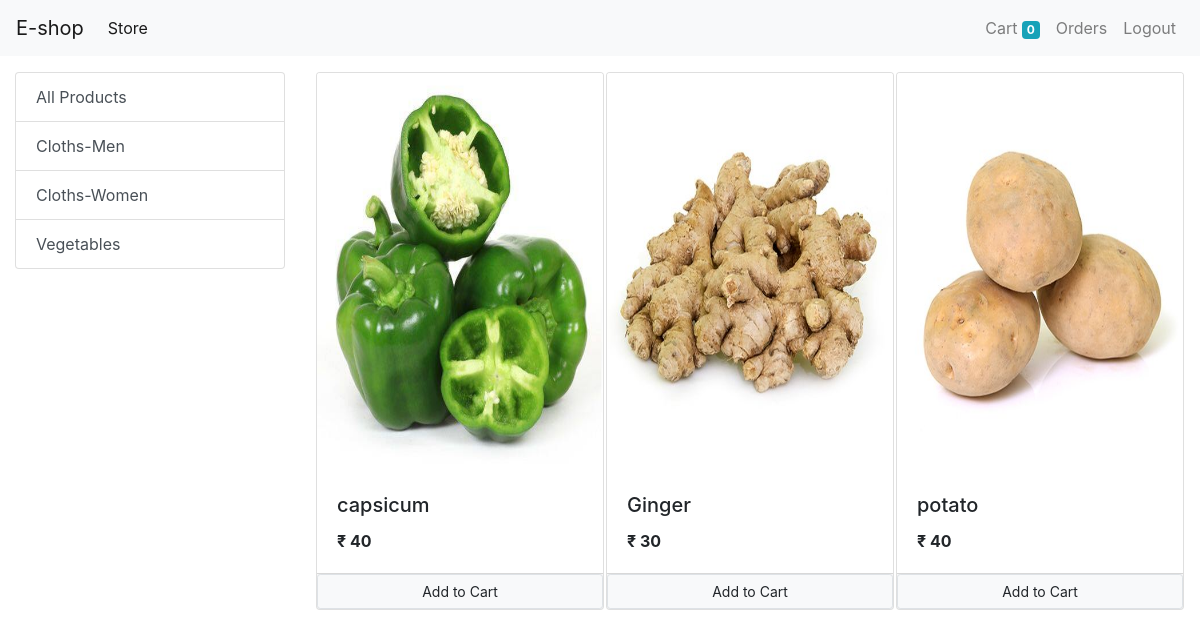
The page /?category=3 (signed in) on the database its author committed.
### store/models/category.py (models this page shows, shortened)
class Category(models.Model):
    name=models.CharField(max_length=50)
    @staticmethod
    def get_all_categories():
        return Category.objects.all()

### store/models/product.py (models this page shows, shortened)
class Product(models.Model):
    name=models.CharField(max_length=50)
    price=models.IntegerField(default=0)
    category=models.ForeignKey(Category,on_delete=models.CASCADE,default=1)
    description=models.CharField(max_length=200,default='')
    image=models.ImageField(upload_to='uploads/products/')
    @staticmethod
    def get_all_products_by_categoryid(category_id):
        if category_id:
            return Product.objects.filter(category=category_id)
        else:
            return Product.get_all_products();

### store/views/home.py (the view, shortened to what this page needs)
# urls.py: path('',Index.as_view(),name='homepage'),
class Index(View):
    def get(self,request):
        cart=request.session.get('cart')
        if not cart:
            request.session['cart']={}
        categories=Category.get_all_categories()
        products=None
        categoryID=request.GET.get('category')
        if categoryID:
            products=Product.get_all_products_by_categoryid(categoryID)
        else:
            products=Product.get_all_products()
        data={}
        data['products']=products
        data['categories']=categories
        print('you are:' , request.session.get('email'))
        return render(request,'index.html',data)

### store/templatetags/cart.py (called while the page is built)
@register.filter(name='is_in_cart')
def is_in_cart(product,cart):
    keys=cart.keys()
    for id in keys:
        if int(id)==product.id:
            return True
    return False;

### store/templates/index.html (shortened to what this page needs)
{% extends 'base.html' %}
  {% block content %}
  {% load cart %}
  <div class="container-fluid mt-3">
        <div class="row">
          <div class="col-lg-3 mx-auto">
            <div class="list-group">
              <a href="/" class="list-group-item list-group-item-action ">All Products</a>
             {% for category in categories %}
              <a href="/?category={{category.id}}" class="list-group-item list-group-item-action ">{{category.name}}</a>
             {% endfor %}
            </div>
          </div>
          <div id="products" class="col-lg-9 mx-auto">
            <div class="row mx-auto">
              {% for product in products %}
              <div id='{{product.id}}' class="card mx-auto mb-3" style="width: 18rem;">
                    <img height="400px" src=" {{product.image.url}}" class="card-img-top" alt="...">
                  <div class="card-body">
                    <h5 class="card-title">{{product.name}}</h5>
                    <p class="card-text"><b>&#8377; {{product.price}}</b></p>
                  </div>
                  <div class="card-footer no-gutters p-0">
                    {% if product|is_in_cart:request.session.cart %}
                    <div class="row no-gutters">
                      <form action="/#{{product.id}}" method="post" class="col-2">
                        {% csrf_token %}
                        <input hidden type="text" name='product' value='{{product.id}}'>
                        <input hidden type="text" name='remove' value='True'>
                        <input type="submit" value=" - " class=" btn btn-block btn-light border-left" >
                      </form>
                      <div class="text-center col">{{product|cart_quantity:request.session.cart}} in Cart</div>
                      <form action="/#{{product.id}}" method="post" class="col-2">
                        {% csrf_token %}
                        <input hidden type="text" name='product' value='{{product.id}}'>
                        <input type="submit" value=" + " class=" btn btn-block btn-light border-left" >
                      </form>
                    </div>
                    {% else %}
                  <form action="/#{{product.id}}" method="POST" class="btn-block">
                    <input type="submit" class="float-right btn btn-light btn-block border btn-sm form-control" value="Add to Cart">
                  </form>
                  {% endif %}
                  </div>
                </div>
                {% endfor %}
              </div>
          </div>
        </div>
    </div>
   {% endblock %}

### rows shown on the page
Category: name "Cloths-Men"
Category: name "Cloths-Women"
Category: name "Vegetables"
Product: image (picture), name "capsicum", price "40"
Product: image (picture), name "Ginger", price "30"
Product: image (picture), name "potato", price "40"

### other values the page prints
{{ request.session.cart.keys|length }} "0"
